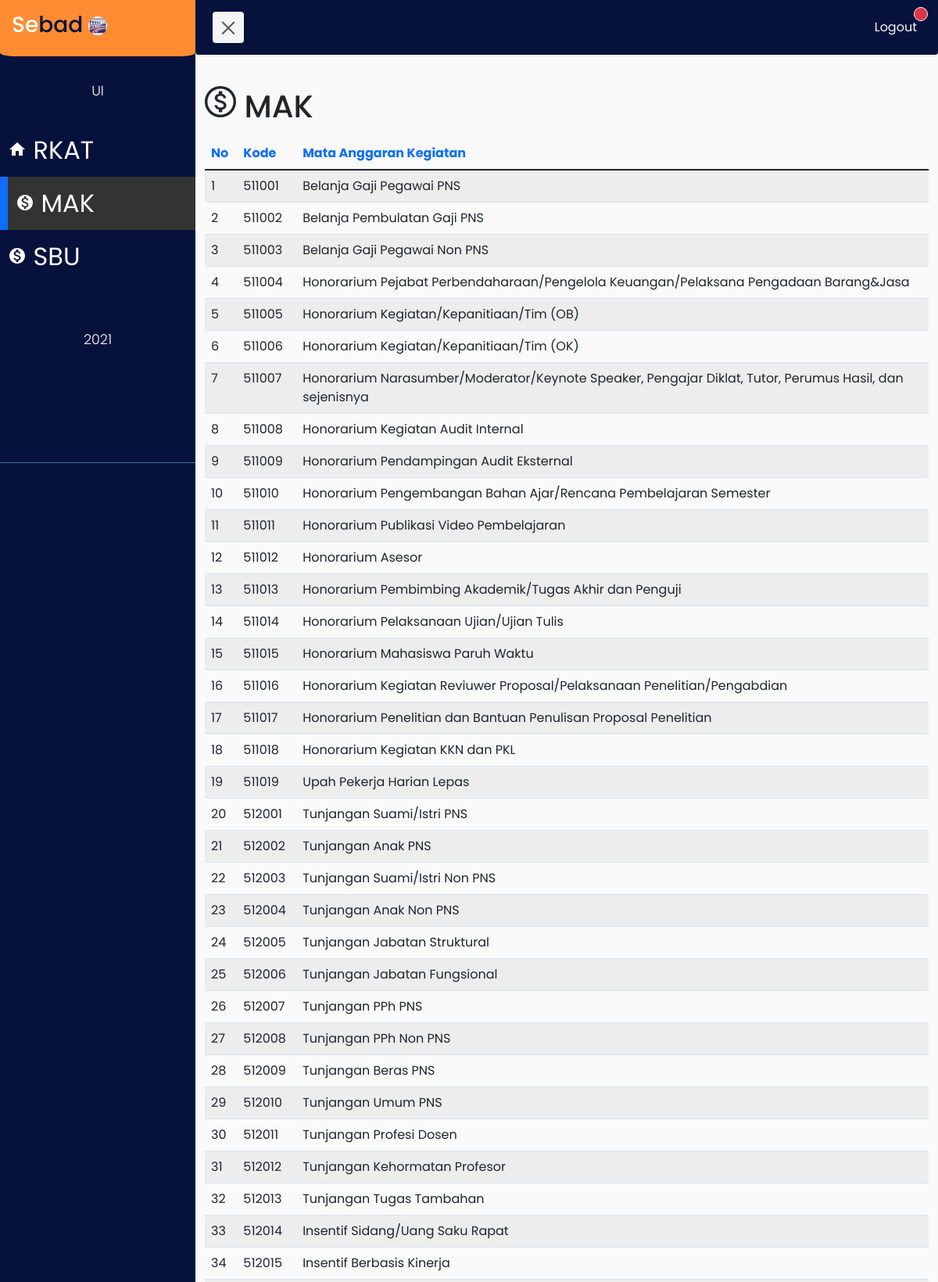
Page /mak.php (upper part) on the committed database.
### tables this page shows
CREATE TABLE `mak` (
  `kode` int(11) NOT NULL,
  `nama_mak` varchar(255) NOT NULL,
  `program` int(11) NOT NULL
);

### mak.php (the view, shortened to what this page needs)
<!DOCTYPE html>
<html lang="en">
<head>
    <link href="https://cdn.jsdelivr.net/npm/bootstrap@5.1.3/dist/css/bootstrap.min.css" rel="stylesheet"
>
    <link rel="stylesheet" href="style.css">
    <link rel="stylesheet" href="load_style.css">
</head>
<body class="transform-page">
    <div class="wrapper">
        <nav id="sidebar" class="position-relative">
            <div class="position-sticky top-0 start-0">
                <div class="sidebar-header">
                    <h3>Se<span style="color: #06113C;">bad</span>
                        <img src="gudanggaram.jpeg" style="border-radius: 50%;" alt="" width="24" height="24">
                    </h3>
                </div>
                <ul class="list-unstyled components">
                    <p class="text-center">UI</p>
                    <li>
                        <a href="index.php" style="font-size: 32px;">
                            <span class="material-icons-sharp">
                            </span>
                            RKAT
                        </a>
                    </li>
                    <li class="active">
                        <a href="mak.php" style="font-size: 32px;">
                            <span class="material-icons-sharp">
                            </span>
                            MAK
                        </a>
                    </li>
                    <li>
                        <a href="sbu.php" style="font-size: 32px;">
                            <span class="material-icons-sharp">
                            </span>
                            SBU
                        </a>
                    </li>
                    <li class="list-unstyled text-center mt-5">
                        <p>2021</p>
                    </li><br><br><br><br>
                </ul>
            </div>
        </nav>
        <div id="content">
            <nav class="navbar navbg navbar-expand-lg navbar-light rounded-bottom">
                <div class="container-fluid">
                    <button type="button" id="sidebarCollapse" class="navbar-btn rounded">
                        <span></span>
                    </button>
                    <a type="button" class="position-relative text-light" href="logout.php">
                        Logout <span
                            class="position-absolute top-0 start-100 translate-middle badge border border-light rounded-circle bg-danger p-2"></span>
                    </a>
                </div>
            </nav>
            <div class="container">
                <h1>
                    <span class="material-icons-sharp bg-dark text-light" style="border-radius: 50%; font-size: 1em;">
                    </span>
                    MAK
                </h1>
                <div class="table-responsive mt-3">
                    <?php
                            include('functions.php');
                            $sql = 'SELECT * FROM mak';
                            $result = mysqli_query($conn, $sql);
                            echo "<table class='table table-responsive table-hover table-striped'>
                                    <thead>
                                        <tr>
                                            <th scope='col' class='text-primary'>No</th>
                                            <th scope='col' class='text-primary'>Kode</th>
                                            <th scope='col' class='text-primary'>Mata Anggaran Kegiatan</th>
                                        </tr>
                                    </thead>
                                    <tbody>";
                            $i = 1;
                            while($row = mysqli_fetch_array($result, MYSQLI_ASSOC)){
                                echo "<tr>";
                                echo "<td> $i </td>";
                                echo "<td> {$row['kode']} </td>";
                                echo "<td> {$row['nama_mak']} </td>";
                                echo "</tr>";
                                $i++;
                                }
                                echo "</tbody>";
                                echo "</table>";
                        ?>
                </div>
            </div>
</body>
</html>

### style.css (style rules this page uses)
body { font-family: 'Poppins', sans-serif; background: #fafafa; }
p { font-family: 'Poppins', sans-serif; font-size: 1.1em; font-weight: 300; line-height: 1.7em; color: #999; }
a, a:hover, a:focus { color: inherit; text-decoration: none; padding: 5px; transition: all 0.3s; }
.navbar { padding: 15px 10px; background: #fff; border: none; border-radius: 0; margin-bottom: 40px; box-shadow: 1px 1px 3px rgba(0, 0, 0, 0.1); }
.navbar-btn { box-shadow: none; outline: none !important; border: none; }
.wrapper { display: flex; width: auto; align-items: stretch; perspective: 1500px; }
#sidebar { min-width: 250px; max-width: 450px; height: auto; background: #06113C; color: #fff; transition: all 0.6s cubic-bezier(0.945, 0.020, 0.270, 0.665); transform-origin: bottom left; }
#sidebar .sidebar-header { padding: 15px; background: #FF8C32; border-bottom-left-radius: 7%; border-bottom-right-radius: 7%; }
#sidebar ul.components { padding: 20px 0; border-bottom: 1px solid #47748b; }
#sidebar ul p { color: #fff; padding: 10px; }
#sidebar ul li a { padding: 10px; font-size: 1.1em; display: block; }
#sidebar ul li.active>a, a[aria-expanded="true"] { color: #fff; background: #333; border-left: 10px solid #0D6EFD; }
.navbg { background-color: #06113C; }
#content { width: 100%; min-height: 100vh; transition: all 0.3s; }
#sidebarCollapse { width: 40px; height: 40px; background: #f5f5f5; cursor: pointer; }
#sidebarCollapse span { width: 80%; height: 2px; margin: 0 auto; display: block; background: #555; transition: all 0.8s cubic-bezier(0.810, -0.330, 0.345, 1.375); transition-delay: 0.2s; }
#sidebarCollapse span:last-of-type { transform: rotate(-45deg) translate(1px, -1px); }

### rows in the picture
mak: kode "511001", nama_mak "Belanja Gaji Pegawai PNS"
mak: kode "511002", nama_mak "Belanja Pembulatan Gaji PNS"
mak: kode "511003", nama_mak "Belanja Gaji Pegawai Non PNS"
mak: kode "511004", nama_mak "Honorarium Pejabat Perbendaharaan/Pengelola Keuangan/Pelaksana Pengadaan Barang&Jasa"
mak: kode "511005", nama_mak "Honorarium Kegiatan/Kepanitiaan/Tim (OB)"
mak: kode "511006", nama_mak "Honorarium Kegiatan/Kepanitiaan/Tim (OK)"
mak: kode "511007", nama_mak "Honorarium Narasumber/Moderator/Keynote Speaker, Pengajar Diklat, Tutor, Perumus Hasil, dan sejenisnya"
mak: kode "511008", nama_mak "Honorarium Kegiatan Audit Internal"
mak: kode "511009", nama_mak "Honorarium Pendampingan Audit Eksternal"
mak: kode "511010", nama_mak "Honorarium Pengembangan Bahan Ajar/Rencana Pembelajaran Semester"
mak: kode "511011", nama_mak "Honorarium Publikasi Video Pembelajaran"
mak: kode "511012", nama_mak "Honorarium Asesor"
mak: kode "511013", nama_mak "Honorarium Pembimbing Akademik/Tugas Akhir dan Penguji"
mak: kode "511014", nama_mak "Honorarium Pelaksanaan Ujian/Ujian Tulis"
mak: kode "511015", nama_mak "Honorarium Mahasiswa Paruh Waktu"
mak: kode "511016", nama_mak "Honorarium Kegiatan Reviuwer Proposal/Pelaksanaan Penelitian/Pengabdian"
mak: kode "511017", nama_mak "Honorarium Penelitian dan Bantuan Penulisan Proposal Penelitian"
mak: kode "511018", nama_mak "Honorarium Kegiatan KKN dan PKL"
mak: kode "511019", nama_mak "Upah Pekerja Harian Lepas"
mak: kode "512001", nama_mak "Tunjangan Suami/Istri PNS"
mak: kode "512002", nama_mak "Tunjangan Anak PNS"
mak: kode "512003", nama_mak "Tunjangan Suami/Istri Non PNS"
mak: kode "512004", nama_mak "Tunjangan Anak Non PNS"
mak: kode "512005", nama_mak "Tunjangan Jabatan Struktural"
mak: kode "512006", nama_mak "Tunjangan Jabatan Fungsional"
mak: kode "512007", nama_mak "Tunjangan PPh PNS"
mak: kode "512008", nama_mak "Tunjangan PPh Non PNS"
mak: kode "512009", nama_mak "Tunjangan Beras PNS"
mak: kode "512010", nama_mak "Tunjangan Umum PNS"
mak: kode "512011", nama_mak "Tunjangan Profesi Dosen"
mak: kode "512012", nama_mak "Tunjangan Kehormatan Profesor"
mak: kode "512013", nama_mak "Tunjangan Tugas Tambahan"
mak: kode "512014", nama_mak "Insentif Sidang/Uang Saku Rapat"
mak: kode "512015", nama_mak "Insentif Berbasis Kinerja"
